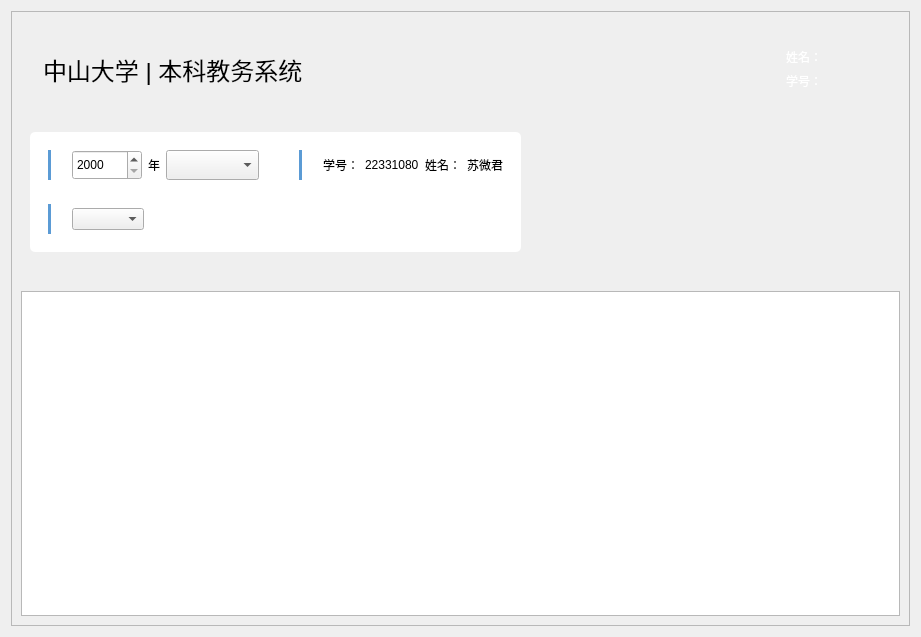
<?xml version="1.0" encoding="UTF-8"?>
<ui version="4.0">
 <class>frm_stu_my_class</class>
 <widget class="QWidget" name="frm_stu_my_class">
  <property name="geometry">
   <rect>
    <x>0</x>
    <y>0</y>
    <width>921</width>
    <height>637</height>
   </rect>
  </property>
  <property name="windowTitle">
   <string>学生课程界面</string>
  </property>
  <layout class="QVBoxLayout" name="verticalLayout_2">
   <item>
    <widget class="QFrame" name="frame">
     <property name="frameShape">
      <enum>QFrame::StyledPanel</enum>
     </property>
     <property name="frameShadow">
      <enum>QFrame::Raised</enum>
     </property>
     <layout class="QVBoxLayout" name="verticalLayout_4">
      <item>
       <widget class="QWidget" name="widget_4" native="true">
        <layout class="QHBoxLayout" name="horizontalLayout">
         <item>
          <spacer name="horizontalSpacer_23">
           <property name="orientation">
            <enum>Qt::Horizontal</enum>
           </property>
           <property name="sizeType">
            <enum>QSizePolicy::Fixed</enum>
           </property>
           <property name="sizeHint" stdset="0">
            <size>
             <width>13</width>
             <height>17</height>
            </size>
           </property>
          </spacer>
         </item>
         <item>
          <widget class="QLabel" name="jwTitle_2">
           <property name="minimumSize">
            <size>
             <width>0</width>
             <height>0</height>
            </size>
           </property>
           <property name="maximumSize">
            <size>
             <width>16777215</width>
             <height>16777215</height>
            </size>
           </property>
           <property name="font">
            <font>
             <pointsize>18</pointsize>
            </font>
           </property>
           <property name="text">
            <string>中山大学 | 本科教务系统</string>
           </property>
          </widget>
         </item>
         <item>
          <spacer name="horizontalSpacer_24">
           <property name="orientation">
            <enum>Qt::Horizontal</enum>
           </property>
           <property name="sizeType">
            <enum>QSizePolicy::Expanding</enum>
           </property>
           <property name="sizeHint" stdset="0">
            <size>
             <width>270</width>
             <height>25</height>
            </size>
           </property>
          </spacer>
         </item>
         <item>
          <widget class="QWidget" name="widget_5" native="true">
           <layout class="QHBoxLayout" name="horizontalLayout_6">
            <item>
             <widget class="QPushButton" name="btn_HeadPortriat">
              <property name="cursor">
               <cursorShape>OpenHandCursor</cursorShape>
              </property>
              <property name="styleSheet">
               <string notr="true">background: transparent;
color: rgba(255,255,255,0.5);
border-top-right-radius: 4px;
border-bottom-right-radius: 4px;</string>
              </property>
              <property name="text">
               <string/>
              </property>
             </widget>
            </item>
            <item>
             <widget class="QWidget" name="widget" native="true">
              <layout class="QVBoxLayout" name="verticalLayout">
               <item>
                <layout class="QHBoxLayout" name="horizontalLayout_4">
                 <item>
                  <widget class="QLabel" name="label_7">
                   <property name="styleSheet">
                    <string notr="true">color: rgb(255, 255, 255);
font: 11pt &quot;Microsoft YaHei UI&quot;;</string>
                   </property>
                   <property name="text">
                    <string>姓名：</string>
                   </property>
                  </widget>
                 </item>
                 <item>
                  <widget class="QLabel" name="lbl_StuName">
                   <property name="styleSheet">
                    <string notr="true">color: rgb(255, 255, 255);
font: 11pt &quot;Microsoft YaHei UI&quot;;</string>
                   </property>
                  </widget>
                 </item>
                </layout>
               </item>
               <item>
                <layout class="QHBoxLayout" name="horizontalLayout_5">
                 <item>
                  <widget class="QLabel" name="label_8">
                   <property name="styleSheet">
                    <string notr="true">color: rgb(255, 255, 255);
font: 11pt &quot;Microsoft YaHei UI&quot;;</string>
                   </property>
                   <property name="text">
                    <string>学号：</string>
                   </property>
                  </widget>
                 </item>
                 <item>
                  <widget class="QLabel" name="lbl_StuID">
                   <property name="styleSheet">
                    <string notr="true">color: rgb(255, 255, 255);
font: 11pt &quot;Microsoft YaHei UI&quot;;</string>
                   </property>
                  </widget>
                 </item>
                </layout>
               </item>
              </layout>
             </widget>
            </item>
            <item>
             <widget class="QPushButton" name="btn_Exit">
              <property name="sizePolicy">
               <sizepolicy hsizetype="Fixed" vsizetype="Fixed">
                <horstretch>0</horstretch>
                <verstretch>0</verstretch>
               </sizepolicy>
              </property>
              <property name="cursor">
               <cursorShape>OpenHandCursor</cursorShape>
              </property>
              <property name="styleSheet">
               <string notr="true">background: transparent;
color: rgba(255,255,255,0.5);
border-top-right-radius: 4px;
border-bottom-right-radius: 4px;</string>
              </property>
              <property name="text">
               <string/>
              </property>
             </widget>
            </item>
           </layout>
          </widget>
         </item>
        </layout>
       </widget>
      </item>
      <item>
       <widget class="QWidget" name="widget_8" native="true">
        <layout class="QHBoxLayout" name="horizontalLayout_9">
         <item>
          <widget class="QWidget" name="widget_1" native="true">
           <property name="minimumSize">
            <size>
             <width>491</width>
             <height>0</height>
            </size>
           </property>
           <property name="styleSheet">
            <string notr="true">#widget_1{background-color: rgb(255, 255, 255);border-radius:5px}</string>
           </property>
           <layout class="QVBoxLayout" name="verticalLayout_3">
            <item>
             <widget class="QWidget" name="widget_2" native="true">
              <property name="styleSheet">
               <string notr="true"/>
              </property>
              <layout class="QHBoxLayout" name="horizontalLayout_3">
               <item>
                <widget class="QLabel" name="label_2">
                 <property name="sizePolicy">
                  <sizepolicy hsizetype="Fixed" vsizetype="Fixed">
                   <horstretch>0</horstretch>
                   <verstretch>0</verstretch>
                  </sizepolicy>
                 </property>
                 <property name="minimumSize">
                  <size>
                   <width>3</width>
                   <height>30</height>
                  </size>
                 </property>
                 <property name="maximumSize">
                  <size>
                   <width>3</width>
                   <height>30</height>
                  </size>
                 </property>
                 <property name="styleSheet">
                  <string notr="true">background-color:rgb(91, 155, 213);</string>
                 </property>
                 <property name="text">
                  <string/>
                 </property>
                </widget>
               </item>
               <item>
                <spacer name="horizontalSpacer_2">
                 <property name="orientation">
                  <enum>Qt::Horizontal</enum>
                 </property>
                 <property name="sizeType">
                  <enum>QSizePolicy::Fixed</enum>
                 </property>
                 <property name="sizeHint" stdset="0">
                  <size>
                   <width>15</width>
                   <height>20</height>
                  </size>
                 </property>
                </spacer>
               </item>
               <item>
                <widget class="QSpinBox" name="spb_Year">
                 <property name="sizePolicy">
                  <sizepolicy hsizetype="Minimum" vsizetype="Minimum">
                   <horstretch>0</horstretch>
                   <verstretch>0</verstretch>
                  </sizepolicy>
                 </property>
                 <property name="minimumSize">
                  <size>
                   <width>70</width>
                   <height>30</height>
                  </size>
                 </property>
                 <property name="styleSheet">
                  <string notr="true"/>
                 </property>
                 <property name="minimum">
                  <number>2000</number>
                 </property>
                 <property name="maximum">
                  <number>9999</number>
                 </property>
                </widget>
               </item>
               <item>
                <widget class="QLabel" name="label">
                 <property name="sizePolicy">
                  <sizepolicy hsizetype="Fixed" vsizetype="Fixed">
                   <horstretch>0</horstretch>
                   <verstretch>0</verstretch>
                  </sizepolicy>
                 </property>
                 <property name="text">
                  <string>年</string>
                 </property>
                </widget>
               </item>
               <item>
                <widget class="QComboBox" name="cbb_Term">
                 <property name="sizePolicy">
                  <sizepolicy hsizetype="Fixed" vsizetype="Minimum">
                   <horstretch>0</horstretch>
                   <verstretch>0</verstretch>
                  </sizepolicy>
                 </property>
                 <property name="minimumSize">
                  <size>
                   <width>93</width>
                   <height>30</height>
                  </size>
                 </property>
                </widget>
               </item>
               <item>
                <spacer name="horizontalSpacer_4">
                 <property name="orientation">
                  <enum>Qt::Horizontal</enum>
                 </property>
                 <property name="sizeHint" stdset="0">
                  <size>
                   <width>40</width>
                   <height>20</height>
                  </size>
                 </property>
                </spacer>
               </item>
               <item>
                <widget class="QLabel" name="label_9">
                 <property name="sizePolicy">
                  <sizepolicy hsizetype="Fixed" vsizetype="Fixed">
                   <horstretch>0</horstretch>
                   <verstretch>0</verstretch>
                  </sizepolicy>
                 </property>
                 <property name="minimumSize">
                  <size>
                   <width>3</width>
                   <height>30</height>
                  </size>
                 </property>
                 <property name="maximumSize">
                  <size>
                   <width>3</width>
                   <height>30</height>
                  </size>
                 </property>
                 <property name="styleSheet">
                  <string notr="true">background-color:rgb(91, 155, 213);</string>
                 </property>
                 <property name="text">
                  <string/>
                 </property>
                </widget>
               </item>
               <item>
                <spacer name="horizontalSpacer_5">
                 <property name="orientation">
                  <enum>Qt::Horizontal</enum>
                 </property>
                 <property name="sizeType">
                  <enum>QSizePolicy::Fixed</enum>
                 </property>
                 <property name="sizeHint" stdset="0">
                  <size>
                   <width>15</width>
                   <height>20</height>
                  </size>
                 </property>
                </spacer>
               </item>
               <item>
                <layout class="QHBoxLayout" name="horizontalLayout_2">
                 <item>
                  <widget class="QLabel" name="label_5">
                   <property name="sizePolicy">
                    <sizepolicy hsizetype="Fixed" vsizetype="Preferred">
                     <horstretch>0</horstretch>
                     <verstretch>0</verstretch>
                    </sizepolicy>
                   </property>
                   <property name="text">
                    <string>学号：</string>
                   </property>
                  </widget>
                 </item>
                 <item>
                  <widget class="QLabel" name="lbl_StuID2">
                   <property name="sizePolicy">
                    <sizepolicy hsizetype="Fixed" vsizetype="Preferred">
                     <horstretch>0</horstretch>
                     <verstretch>0</verstretch>
                    </sizepolicy>
                   </property>
                   <property name="text">
                    <string>22331080</string>
                   </property>
                  </widget>
                 </item>
                </layout>
               </item>
               <item>
                <layout class="QHBoxLayout" name="horizontalLayout_7">
                 <item>
                  <widget class="QLabel" name="label_6">
                   <property name="sizePolicy">
                    <sizepolicy hsizetype="Fixed" vsizetype="Fixed">
                     <horstretch>0</horstretch>
                     <verstretch>0</verstretch>
                    </sizepolicy>
                   </property>
                   <property name="text">
                    <string>姓名：</string>
                   </property>
                  </widget>
                 </item>
                 <item>
                  <widget class="QLabel" name="lbl_StuName2">
                   <property name="sizePolicy">
                    <sizepolicy hsizetype="Fixed" vsizetype="Fixed">
                     <horstretch>0</horstretch>
                     <verstretch>0</verstretch>
                    </sizepolicy>
                   </property>
                   <property name="text">
                    <string>苏微君</string>
                   </property>
                  </widget>
                 </item>
                </layout>
               </item>
              </layout>
             </widget>
            </item>
            <item>
             <widget class="QWidget" name="widget_6" native="true">
              <layout class="QHBoxLayout" name="horizontalLayout_11">
               <item>
                <widget class="QLabel" name="label_4">
                 <property name="sizePolicy">
                  <sizepolicy hsizetype="Fixed" vsizetype="Fixed">
                   <horstretch>0</horstretch>
                   <verstretch>0</verstretch>
                  </sizepolicy>
                 </property>
                 <property name="minimumSize">
                  <size>
                   <width>3</width>
                   <height>30</height>
                  </size>
                 </property>
                 <property name="maximumSize">
                  <size>
                   <width>3</width>
                   <height>30</height>
                  </size>
                 </property>
                 <property name="styleSheet">
                  <string notr="true">background-color:rgb(91, 155, 213);</string>
                 </property>
                 <property name="text">
                  <string/>
                 </property>
                </widget>
               </item>
               <item>
                <spacer name="horizontalSpacer_3">
                 <property name="orientation">
                  <enum>Qt::Horizontal</enum>
                 </property>
                 <property name="sizeType">
                  <enum>QSizePolicy::Fixed</enum>
                 </property>
                 <property name="sizeHint" stdset="0">
                  <size>
                   <width>15</width>
                   <height>20</height>
                  </size>
                 </property>
                </spacer>
               </item>
               <item>
                <widget class="QComboBox" name="cbb_HalfTerm"/>
               </item>
               <item>
                <spacer name="horizontalSpacer_11">
                 <property name="orientation">
                  <enum>Qt::Horizontal</enum>
                 </property>
                 <property name="sizeHint" stdset="0">
                  <size>
                   <width>45</width>
                   <height>20</height>
                  </size>
                 </property>
                </spacer>
               </item>
              </layout>
             </widget>
            </item>
           </layout>
          </widget>
         </item>
         <item>
          <spacer name="horizontalSpacer">
           <property name="orientation">
            <enum>Qt::Horizontal</enum>
           </property>
           <property name="sizeHint" stdset="0">
            <size>
             <width>844</width>
             <height>20</height>
            </size>
           </property>
          </spacer>
         </item>
        </layout>
       </widget>
      </item>
      <item>
       <widget class="QWidget" name="widget_3" native="true">
        <layout class="QHBoxLayout" name="horizontalLayout_8"/>
       </widget>
      </item>
      <item>
       <widget class="QTableWidget" name="tbw_ScoreInfo">
        <property name="minimumSize">
         <size>
          <width>0</width>
          <height>0</height>
         </size>
        </property>
       </widget>
      </item>
     </layout>
    </widget>
   </item>
  </layout>
 </widget>
 <resources/>
 <connections/>
</ui>
